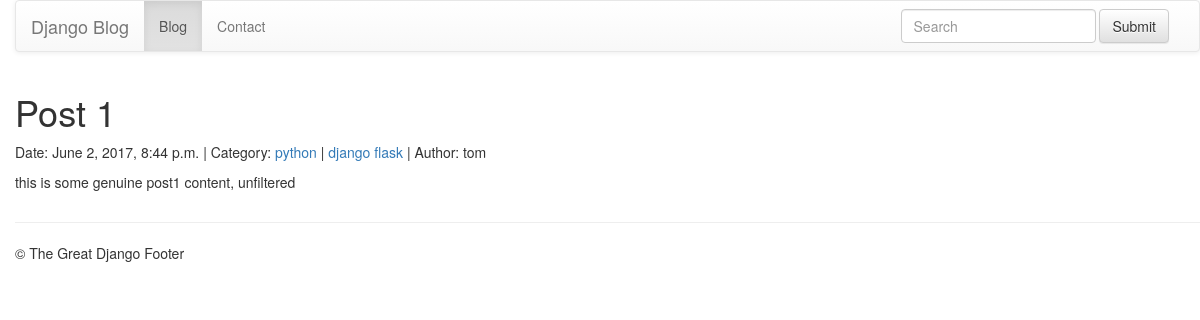
Page /2/ on the committed database.
### blog/models.py (models this page shows, shortened)
class Post(models.Model):
    title = models.CharField(max_length=200)
    slug = models.SlugField(unique=True)
    content = models.TextField()
    pub_date = models.DateTimeField(auto_now_add=True)
    author = models.ForeignKey(Author)
    category = models.ForeignKey(Category)
    tags = models.ManyToManyField(Tag)

class Category(models.Model):
    name = models.CharField(max_length=100, unique=True)
    slug = models.SlugField(max_length=100, unique=True)
    author = models.ForeignKey(Author)

class Tag(models.Model):
    name = models.CharField(max_length=100, unique=True)
    slug = models.SlugField(max_length=100, unique=True)
    author = models.ForeignKey(Author)

class Author(models.Model):
    name = models.CharField(max_length=50)
    email = models.EmailField(unique=True)
    active = models.BooleanField(default=False)
    created_on = models.DateTimeField(auto_now_add=True)
    last_logged_in = models.DateTimeField(auto_now=True)

### blog/views.py (the view)
# urls.py: url(r'^(?P<pk>\d+)/$', views.post_detail, name='post_detail'),
def post_detail(request, pk):
    post = Post.objects.get(pk=pk)
    return render(request, 'blog/post_detail.html', { 'post':post})

### blog/templates/blog/post_detail.html (shortened to what this page needs)
{% extends "blog/base.html"  %}
{% block content %}
    <div class="content">
        <div class="section-inner clearfix">
    <h1>{{ post.title|capfirst }}</h1>
    <p class="post-info">
        Date: {{ post.pub_date }} |
        Category: <a href="http://127.0.0.1:8000/category/{{ post.category.slug }}">{{ post.category.name }}</a> |
        {% for tag in post.tags.all %}
              <a href="http://127.0.0.1:8000/tag/{{ tag.slug }}">{{ tag.name }}</a>
        {% empty %}
              None
        {% endfor %}
        | Author: {{ post.author.name }}
    </p>
    <p>
        {{ post.content }}
    </p>
            </div>
    </div>
{% endblock %}

### blog/static/blog/blog.css (style rules this page uses)
body { padding-left: 15px; }

### rows in the picture
Post: title "Post 1", pub_date "June 2, 2017, 8:44 p.m.", category.name "python", author.name "tom", content "this is some genuine post1 content, unfiltered"
Tag: name "django"
Tag: name "flask"
